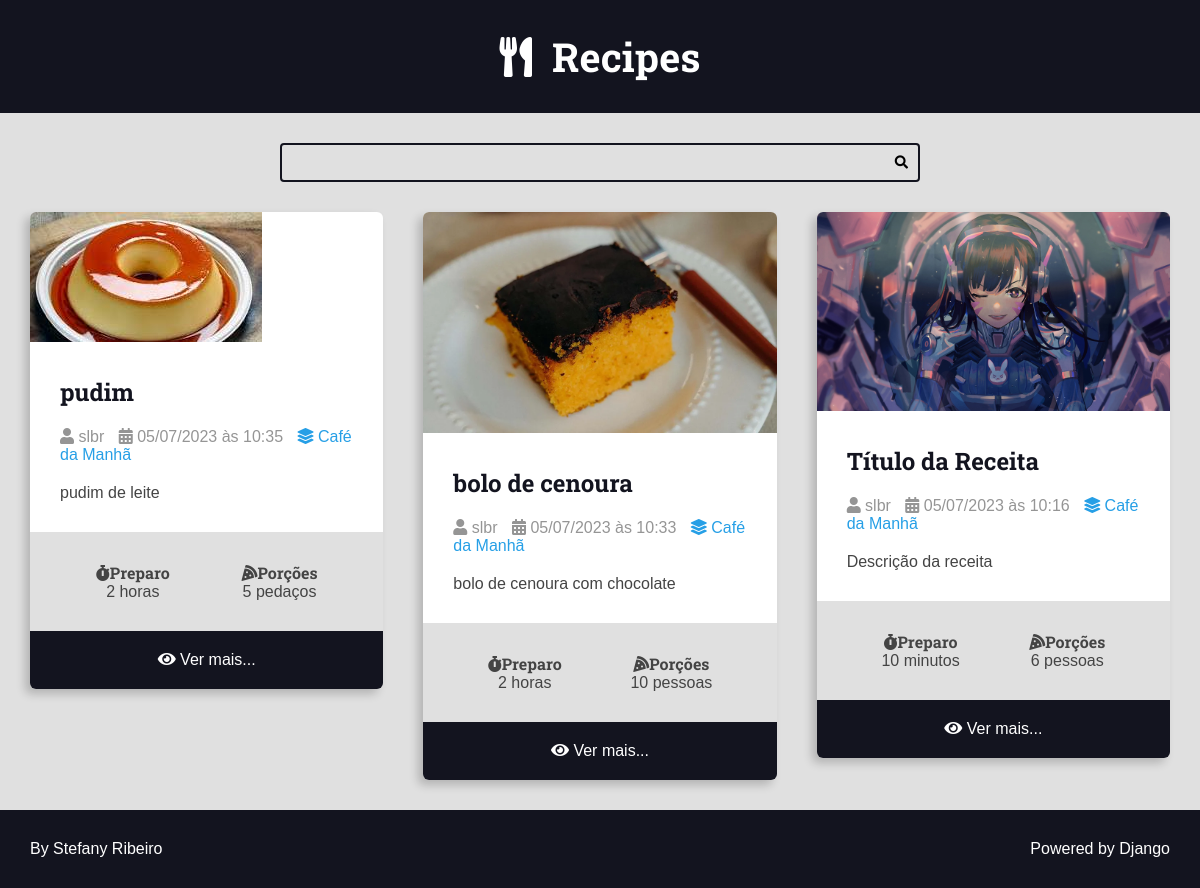
Before: /recipes/category/1/ with the older database file.
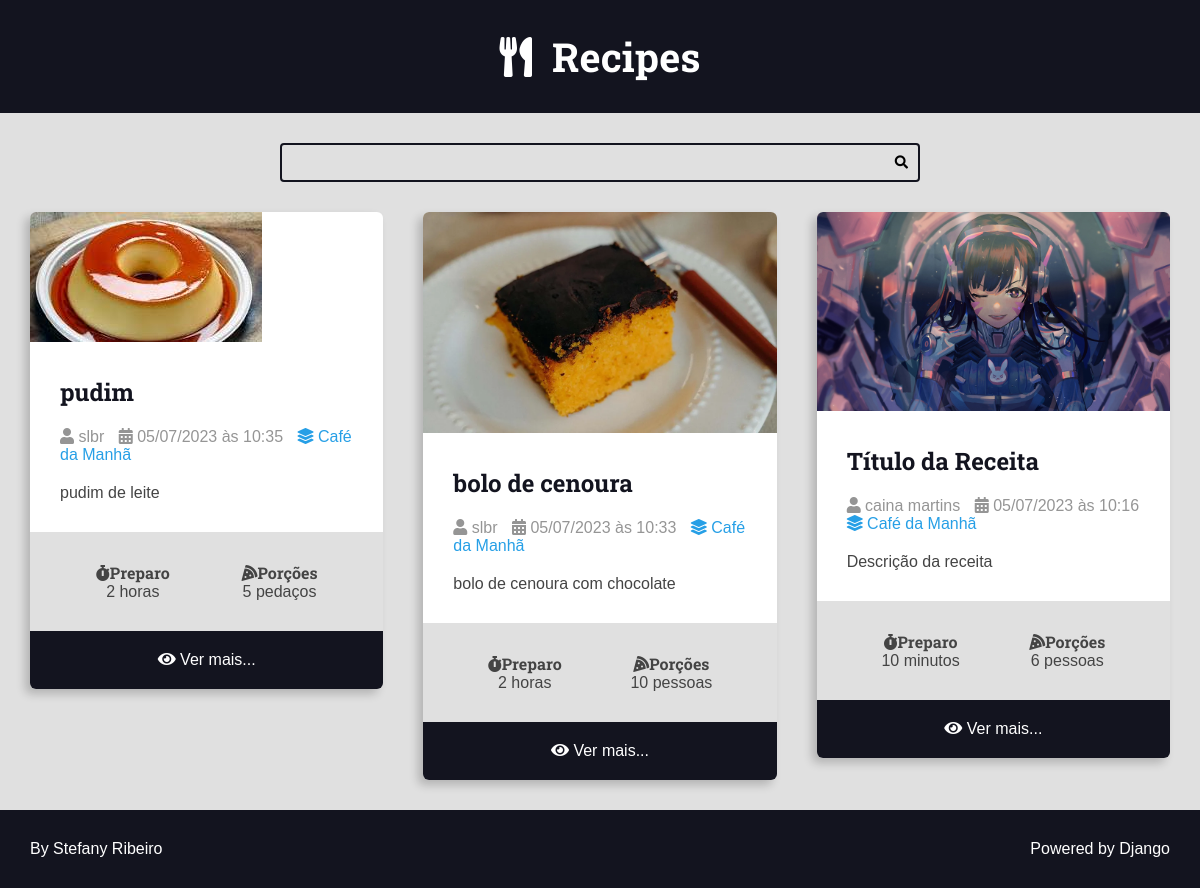
After: the same page with the newer database file.
### recipes/models.py (models this page shows, shortened)
class Recipe(models.Model):
    title = models.CharField(max_length=65)
    description = models.CharField(max_length=165) #caracteres
    slug = models.SlugField() #
    preparation_time = models.IntegerField() #numero inteiro
    preparation_time_unit = models.CharField(max_length=165)
    servings = models.IntegerField()
    servings_unit = models.CharField(max_length=165)
    preparation_steps = models.TextField() #campo de texto livre
    preparation_steps_is_html = models.BooleanField(default=False)
    created_at = models.DateTimeField(auto_now_add=True) #campo dia e hora o auto_now_add no momento da criação gera uma data
    updated_at = models.DateTimeField(auto_now=True) #o auto_now atualiza o campo
    is_published = models.BooleanField(default=False)
    cover = models.ImageField(upload_to='recipes/covers/%Y/%m/%d/')
    category = models.ForeignKey(Category, on_delete=models.SET_NULL, null=True, blank=True, default=None) #precisa do paremetro para onde vai (category) e o on delete define o que vai acontecer caso a categoria seja deletada, nesse caso, será nula e, para isso, precisamos do null=True
    author = models.ForeignKey(User, on_delete=models.SET_NULL, null=True) #aqui está usando o import de User para adicionar os usuários ao banco

class Category(models.Model):
    name = models.CharField(max_length=65)

### recipes/views.py (the view)
# urls.py: path('recipes/category/<int:category_id>/', views.category, name="recipes-category"),
def category(request, category_id):
    recipes = Recipe.objects.filter(category__id=category_id, is_published=True).order_by('-id')
    return render(request, 'recipes/pages/category.html', context={
        'recipes': recipes,
    })

### recipes/templates/recipes/pages/category.html (shortened to what this page needs)
{% extends 'global/base.html' %}
{% block content %}
        <div class="main-content main-content-list container">
            {% for recipe in recipes %}
                {% include 'recipes/partials/recipe.html' %}
            {% endfor %}
        </div>
{% endblock content %}

### recipes/templates/recipes/partials/recipe.html (shortened to what this page needs)
<div class="recipe recipe-list-item">
    <div class="recipe-cover">
        <a href="{% url 'recipes-recipe' recipe.id %}">
            <img src="{{recipe.cover.url}}" alt="temporario">
        </a>
    </div>
    <div class="recipe-title-container">
        <h2 class="recipe-title">
            <a class="recipe-title" href="{% url 'recipes-recipe' recipe.id %}">
            {{ recipe.title }}
            </a>
        </h2>
    </div>
    <div class="recipe-author">
        <span class="recipe-author-item">
            <i class="fas fa-user"></i>
            {%if recipe.author is not None%}
                {%if recipe.author.first_name%}
                    {{recipe.author.first_name}} {{recipe.author.last_name}}
                {%else%}
                    {{recipe.author.username}}
                {%endif%}
            {%else%}
                Desconhecido
            {%endif%}
        </span>
        <span class="recipe-author-item">
            <i class="fas fa-calendar-alt"></i>
            {{recipe.created_at|date:"d/m/Y"}} às {{recipe.created_at|date:"H:i"}}
        </span>
        {% if recipe.category is not None %}
        <span class="recipe-author-item">
            <a href="{% url 'recipes-category' recipe.category.id %}">
                <i class="fas fa-layer-group"></i>
                <span>{{recipe.category.name}}</span>
            </a>
        </span>
        {%endif%}
    </div>
    <div class="recipe-content">
        <p>{{recipe.description}}</p>
    </div>
    <div class="recipe-meta-container">
        <div class="recipe-meta recipe-preparation">
            <h3 class="recipe-meta-title"><i class="fas fa-stopwatch"></i>Preparo</h3>
            <div class="recipe-meta-text">
                {{recipe.preparation_time}} {{recipe.preparation_time_unit}}
            </div>
        </div>
        <div class="recipe-meta recipe-servings">
            <h3 class="recipe-meta-title"><i class="fas fa-pizza-slice"></i>Porções</h3>
            <div class="recipe-meta-text">
                {{recipe.servings}} {{recipe.servings_unit}}
            </div>
        </div>
    </div>
    {% if is_detail_page is not True %}
    <footer class="recipe-footer">
        <a href="{% url 'recipes-recipe' recipe.id %}" class="recipe-read-more button button-full-width">
            <i class="fas fa-eye"></i>
            <span>Ver mais...</span>
        </a>
    </footer>
    {% endif %}
    </div>

Changed rows visible on the page:
changed Recipe "Título da Receita": author.first_name (not shown) → "caina"; author.last_name (not shown) → "martins"; author.username "slbr" → (not shown)
